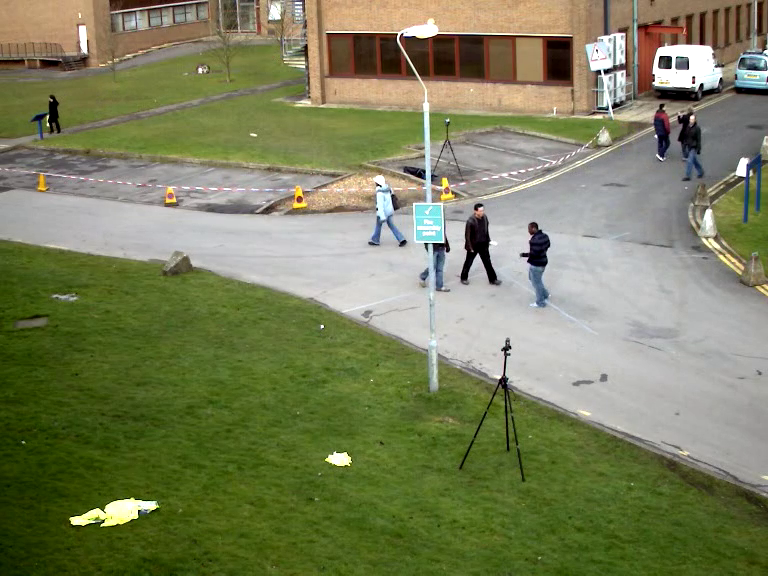
#> input picture frame 17 of Scripts/Miscellaneous/Motion Detection and Tracking/vid.mp4, 768 x 576 px
$ python tracker.py
#> lines starting #> are read from the running program, lines starting #| are printed output that depends on the picture; after the words box and inside, x2 and y2 are one past the last pixel; in counts of white or black regions, pixels touching at a corner belong together
# Import required libraries
import cv2
import numpy as np

# Open the video
cap = cv2.VideoCapture("vid.mp4")

# PropIds of the frame
frame_width = int(cap.get(cv2.CAP_PROP_FRAME_WIDTH))
frame_height = int(cap.get(cv2.CAP_PROP_FRAME_HEIGHT))

# FourCC Codec to identidy the data format of the video file
fourcc = cv2.VideoWriter_fourcc(*"XVID")

# Save the results
saved_frame = cv2.VideoWriter("motion_detection_tracking.avi", fourcc, 20.0, (frame_width, frame_height))

# Reading two frames
ret1, frame1 = cap.read()
#> frame1 is the input picture: shape (576, 768, 3); mean B, G, R 91.5, 127.7, 122.8
ret2, frame2 = cap.read()
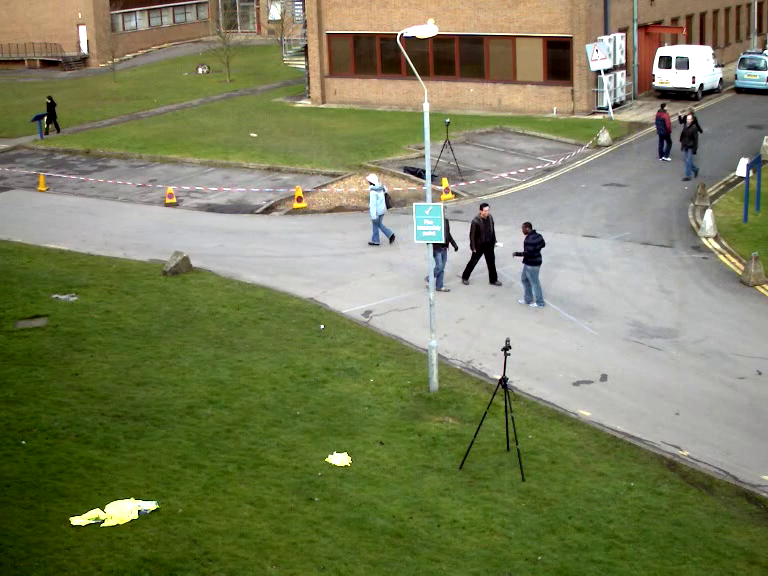
#> input picture frame 18 of Scripts/Miscellaneous/Motion Detection and Tracking/vid.mp4, 768 x 576 px
#> frame2 is the input picture: shape (576, 768, 3); mean B, G, R 91.3, 127.5, 122.5

# Kernel for dilation
kernel = np.ones((3, 3), np.uint8)

# Capturing frames
while cap.isOpened():

    try:

        diff = cv2.absdiff(frame1, frame2)                                                       # Difference between two frames (frame1 and frame2)
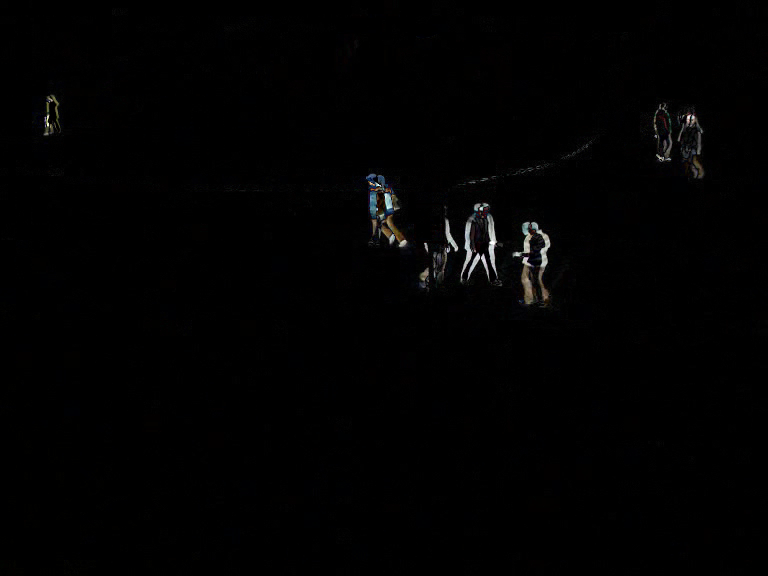
#> diff: shape (576, 768, 3); mean B, G, R 1.8, 1.8, 1.8
        gray_frame = cv2.cvtColor(diff, cv2.COLOR_BGR2GRAY)                                      # Convert the difference frame to gray scale
        g_blur = cv2.GaussianBlur(gray_frame, (5, 5), 0)                                         # Apply blurring
        _, th = cv2.threshold(g_blur, 20, 255, cv2.THRESH_BINARY)                                # Apply THRESHOLD
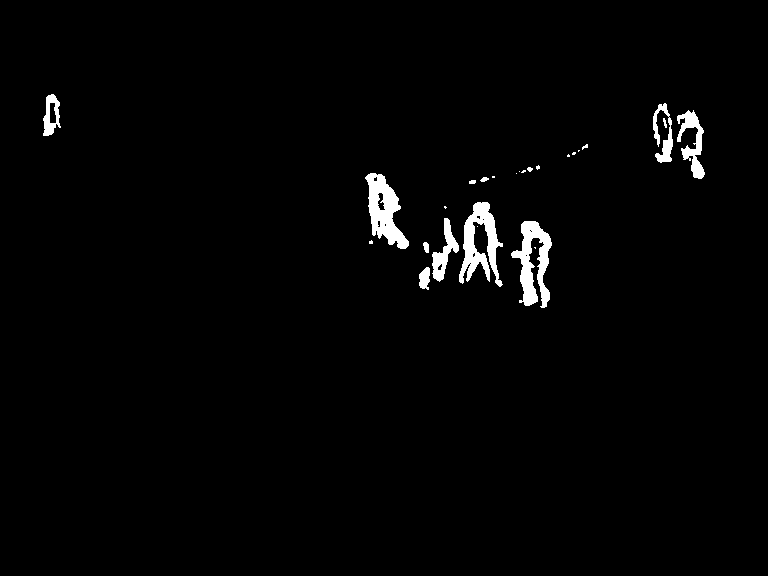
#> th: shape (576, 768); 1.8% white; 26 white regions (13 under 20 px), largest, box (x1, y1, x2, y2) and area: (459, 202, 503, 287) 1756, (511, 221, 552, 308) 1750, (365, 173, 409, 249) 1663
        dilated_frame = cv2.dilate(th, kernel=kernel, iterations=3)                              # Dilation (morphology)
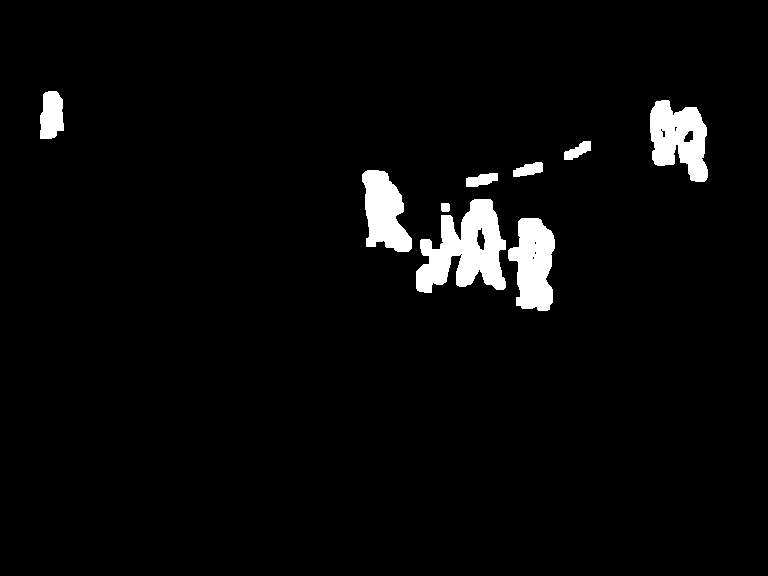
#> dilated_frame: shape (576, 768); 3.6% white; 9 white regions
        contours, _ = cv2.findContours(dilated_frame, cv2.RETR_TREE, cv2.CHAIN_APPROX_SIMPLE)    # finding contours
#> contours = 18 contours, 6 with area under 20; largest, box (x1, y1, x2, y2) and area: (416, 199, 506, 293) 4860, (650, 100, 708, 182) 3150, (508, 218, 555, 311) 2980, (362, 170, 412, 252) 2581, (40, 91, 64, 139) 882

        for contour in contours:
            (x, y, w, h) = cv2.boundingRect(contour)

            if cv2.contourArea(contour) < 1100:
                continue
            cv2.rectangle(frame1, (x, y), (x+w, y+h), (0, 255, 0), 2)                                   # Draw bounding rectangles
            cv2.putText(frame1, "Status: Movement", (10, 20), cv2.FONT_ITALIC, 0.7, (0, 255, 0), 2)    # Putting text
#> this loop made 18 passes
#> (x, y, w, h) on passes 1, 2, 3, 4, 5, 6, 8, 9, 10, 11, 12, 13: (508, 218, 47, 93), (532, 256, 3, 4), (534, 251, 3, 4), (534, 241, 3, 4), (441, 203, 9, 9), (416, 199, 90, 94), (476, 227, 10, 24), (466, 173, 32, 14), (362, 170, 50, 82), (513, 162, 30, 15), (564, 141, 27, 19), (650, 100, 58, 82)
#> (contour, x, y, w, h) on pass 7: ([[460, 254], [461, 253], [462, 254], [461, 255]], 460, 253, 3, 3)
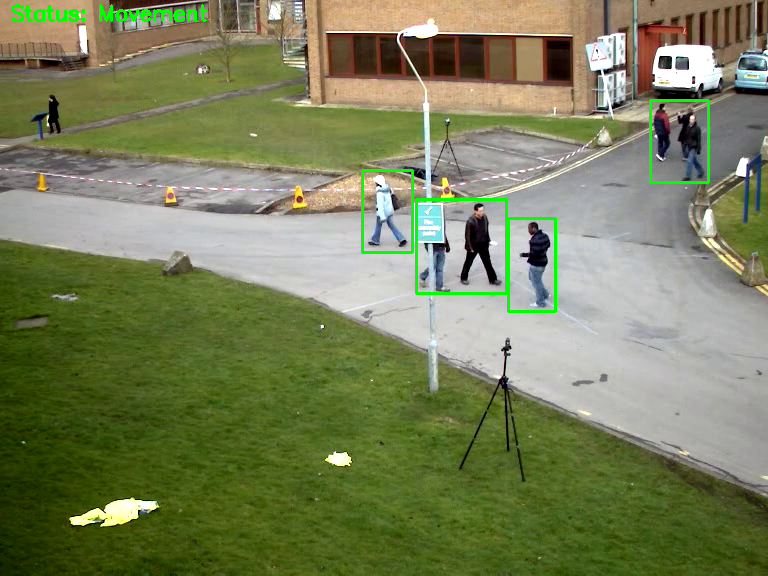
#> frame1: shape (576, 768, 3); 1.1% of pixels changed, all inside (x1, y1, x2, y2) = (11, 4, 710, 313)

        # cv2.drawContours(frame1, contours, -1, (0, 255, 0), 3)

        saved_frame.write(frame1)

        cv2.imshow("result", frame1)

        frame1 = frame2
        ret, frame2 = cap.read()
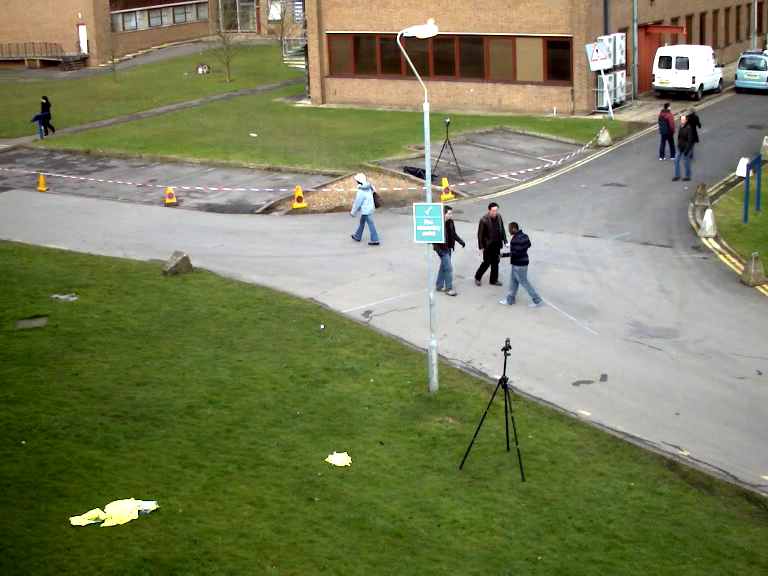
#> input picture frame 19 of Scripts/Miscellaneous/Motion Detection and Tracking/vid.mp4, 768 x 576 px
#> frame2 is the input picture: shape (576, 768, 3); mean B, G, R 91.3, 127.4, 122.4

        if cv2.waitKey(40) & 0xFF == 27:                                                                # Stop when esc key is pressed
#> (key Esc is pressed here)
            break

    except Exception:
        break

# Clean up
cap.release()
saved_frame.release()
cv2.destroyAllWindows()                                                                              # Close the window

$ run again, starting later in the video
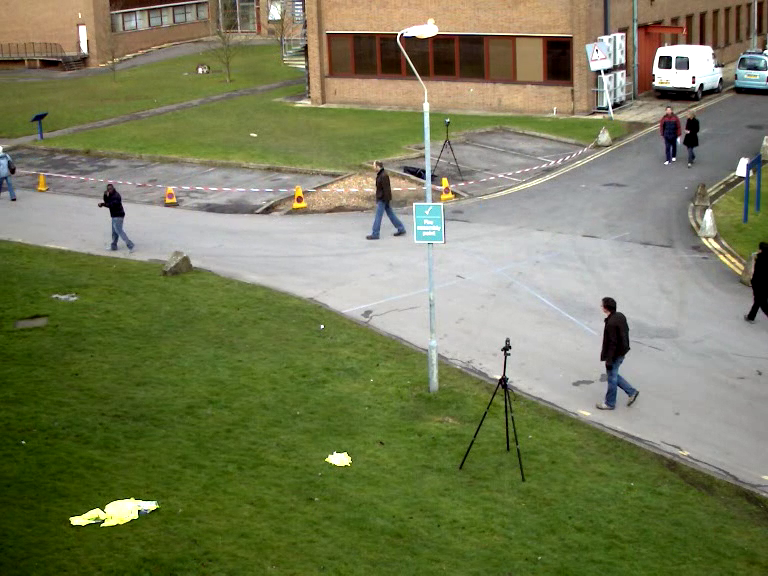
#> input picture frame 78 of Scripts/Miscellaneous/Motion Detection and Tracking/vid.mp4, 768 x 576 px
#> frame1 is the input picture: shape (576, 768, 3); mean B, G, R 88.8, 124.7, 119.7
#> `_, th = cv2.threshold(g_blur, 20, 255, cv2.THRESH_BINARY)`:
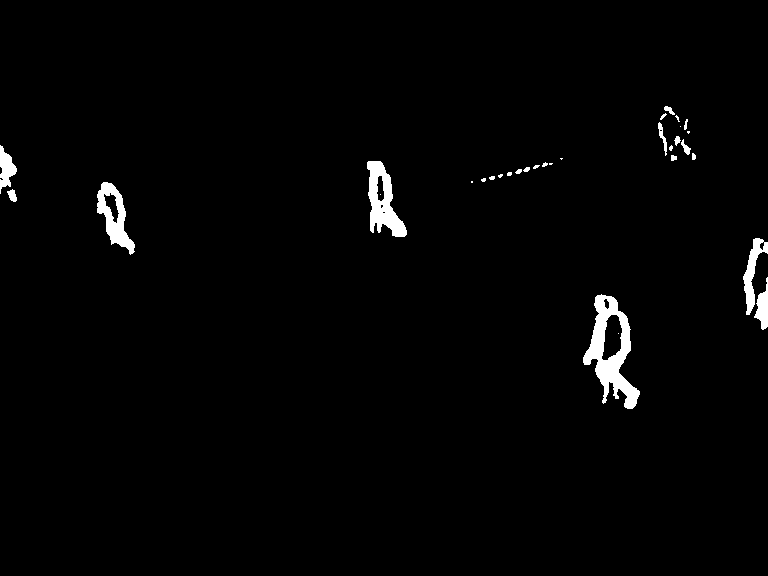
#> th: shape (576, 768); 1.7% white; 32 white regions (14 under 20 px), largest, box (x1, y1, x2, y2) and area: (583, 294, 640, 409) 2628, (367, 161, 407, 237) 1535, (97, 182, 135, 255) 1169
#> dilated_frame: shape (576, 768); 3.3% white; 9 white regions
#> contours = 13 contours, 2 with area under 20; largest, box (x1, y1, x2, y2) and area: (580, 291, 643, 412) 4521, (364, 158, 410, 240) 2402, (94, 179, 138, 258) 2010, (740, 235, 768, 333) 1786, (655, 103, 699, 164) 1674
#> the loop `for contour in contours:` made 13 passes
#> (x, y, w, h) on passes 1, 2, 3, 4, 5, 7, 8, 9: (580, 291, 63, 121), (606, 318, 13, 37), (740, 235, 28, 98), (94, 179, 44, 79), (108, 198, 5, 7), (478, 159, 78, 26), (364, 158, 46, 82), (557, 155, 9, 8)
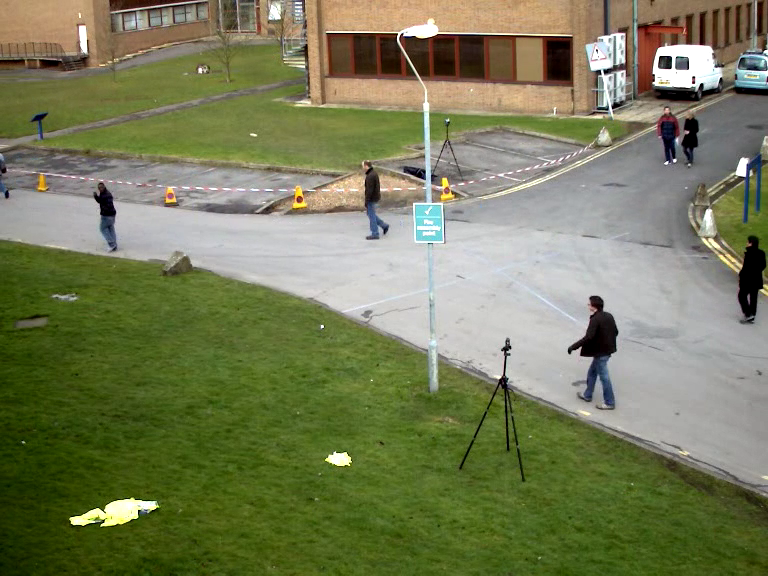
#> input picture frame 80 of Scripts/Miscellaneous/Motion Detection and Tracking/vid.mp4, 768 x 576 px
#> frame2 is the input picture: shape (576, 768, 3); mean B, G, R 88.6, 124.4, 119.5

$ run again, starting later in the video
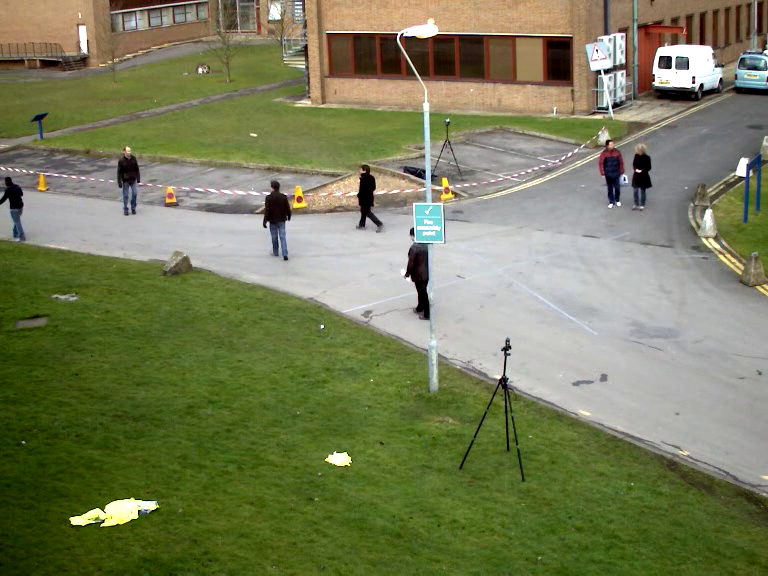
#> input picture frame 140 of Scripts/Miscellaneous/Motion Detection and Tracking/vid.mp4, 768 x 576 px
#> frame1 is the input picture: shape (576, 768, 3); mean B, G, R 89, 124.9, 120
#> `_, th = cv2.threshold(g_blur, 20, 255, cv2.THRESH_BINARY)`:
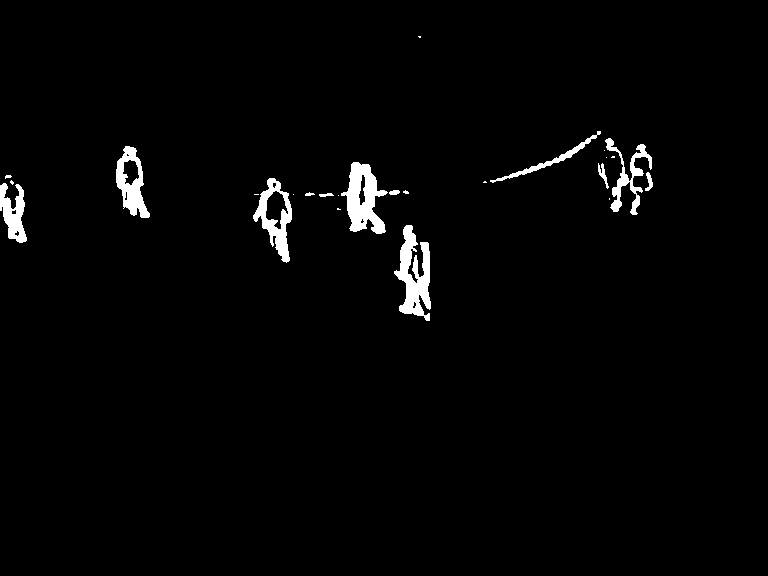
#> th: shape (576, 768); 2% white; 25 white regions (13 under 20 px), largest, box (x1, y1, x2, y2) and area: (394, 225, 431, 321) 1864, (341, 162, 388, 234) 1779, (253, 178, 292, 263) 1272
#> dilated_frame: shape (576, 768); 4% white; 7 white regions
#> contours = 13 contours; largest, box (x1, y1, x2, y2) and area: (480, 128, 656, 218) 4771, (302, 159, 412, 237) 3259, (391, 222, 434, 324) 3022, (250, 175, 297, 266) 2572, (113, 143, 153, 221) 2084
#> the loop `for contour in contours:` made 13 passes
#> (x, y, w, h) on passes 1 to 8: (391, 222, 43, 102), (250, 175, 47, 91), (268, 195, 15, 23), (0, 172, 30, 74), (8, 187, 8, 9), (302, 159, 110, 78), (113, 143, 40, 78), (126, 163, 10, 15)
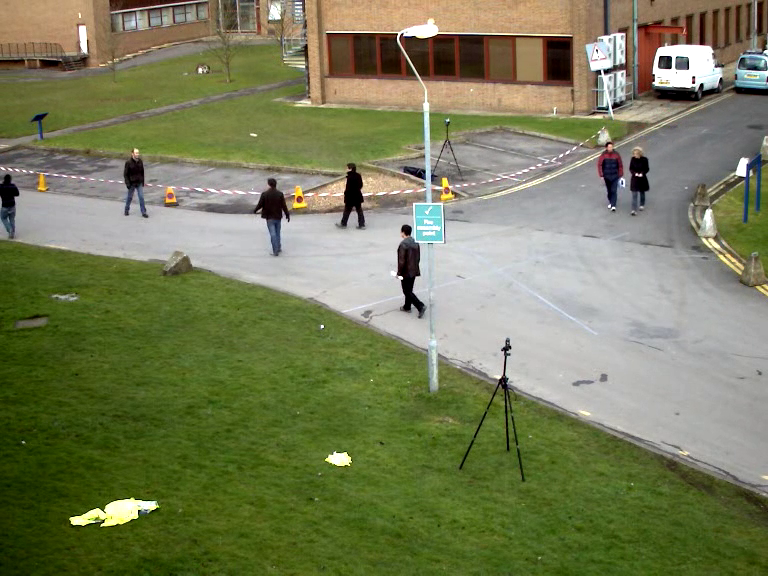
#> input picture frame 142 of Scripts/Miscellaneous/Motion Detection and Tracking/vid.mp4, 768 x 576 px
#> frame2 is the input picture: shape (576, 768, 3); mean B, G, R 89, 124.9, 120
